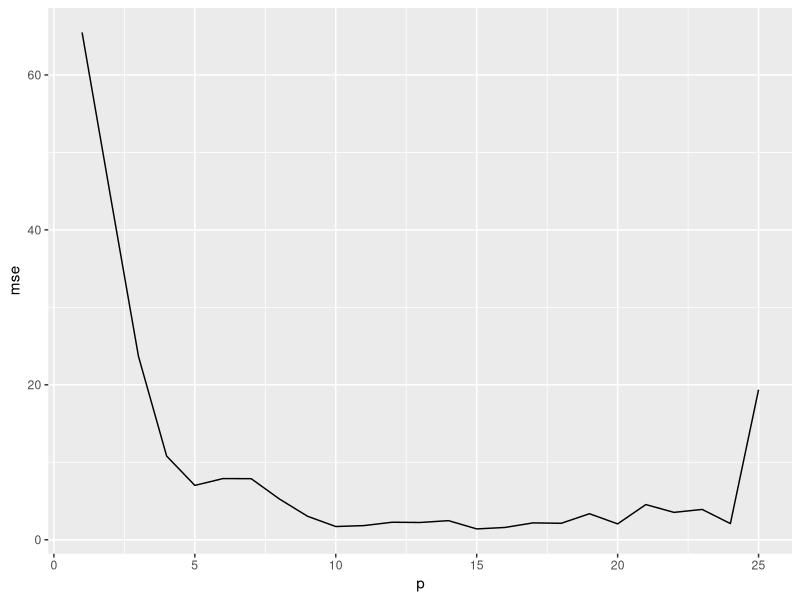

R code for this plot:
library(dplyr)
library(ggplot2)

rm(list = ls())

validacao_cruzada <- function(x, k = 3L) {
  # x: data frame que será dividido em k partes aproximadamente iguais
  # k: número de partes (folds) para a validação cruzada
  n <- nrow(x)
  folds <- cut(1L:n, breaks = k, labels = FALSE)
  x$folds <- folds
  treino_validacao <- function(v_fold, split) {
    validacao <- x[x$folds == v_fold, ]
    treino <- x[x$folds != v_fold, ]
    validacao$info <- "validacao"
    treino$info <- "treino"
    d <- rbind(treino, validacao)
    d$split <- split
    d
  }

  d <- purrr::map_dfr(
    .x = 1L:k,
    .f = \(i) treino_validacao(i, split = i)
  )
  d$folds <- NULL
  d
}

#! Função de regressão real
gerando_dados <- function(n = 350L, ...) {
  f <- function(x, sd = 0.5, ...) {
    #45 * tanh(x / 1.9 - 7) + 57 + rnorm(n, sd = sd)
    45 * tanh(x)^7 + 4 + rnorm(n = n, ...)
  }

  tibble(x = runif(n = n, min = 0, max = 20)) |>
    mutate(y = f(x, ...)) |>
    relocate(y, .before = x)
}

set.seed(123)
dados <- gerando_dados(n = 250, mean = 0, sd = 3.5)

#! Conjunto de validação cruzada
cv <- validacao_cruzada(dados, k = 10L)

tunagem <- function(cv, p_max = 25L) {
  # cv: data frame com os dados de treino e validação cruzada
  # p_max: grau máximo do polinômio a ser ajustado

  regressao <- function(p, i) {
    treino <- cv |>
      dplyr::filter(split == i, info == "treino")
    lm(y ~ poly(x, degree = p), data = treino)
  }

  avaliacao <- function(p) {
    one_step <- function(i) {
      r <- regressao(p, i)
      validacao <- cv |>
        dplyr::filter(split == i, info == "validacao")
      pred <- predict(r, newdata = validacao)
      mse <- mean((pred - validacao$y)^2)
      tibble(p = p, split = i, mse = mse)
    }
    purrr::map_dfr(.x = 1L:5L, .f = one_step)
  }
  resultados <- purrr::map_dfr(.x = 1L:p_max, .f = avaliacao)
  resultados |>
    group_by(p) |>
    summarise(mse = mean(mse))
}

r <- tunagem(cv, p_max = 25)
r |>
  ggplot(aes(x = p, y = mse)) +
  geom_line()
